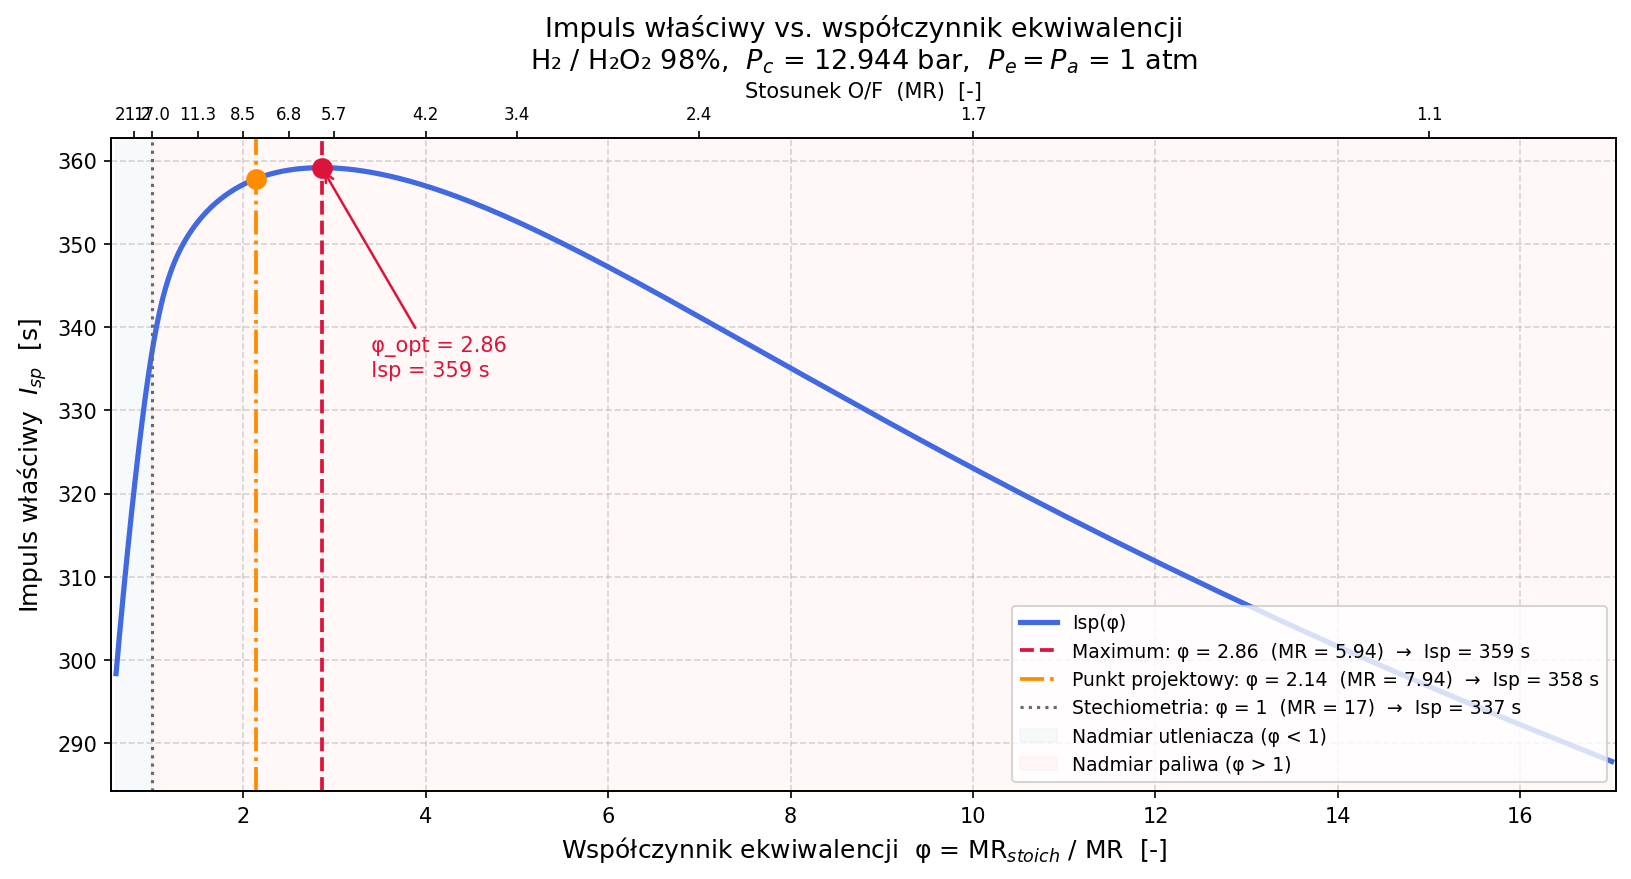

The script that saved this image:
"""
Impuls właściwy Isp jako funkcja współczynnika ekwiwalencji φ
=====================================================================
Paliwo:    H2 (ciekły)
Utleniacz: H2O2 98% (blend 98% H2O2 + 2% H2O wagowo)

Założenia:
  - Stałe ciśnienie komory Pc = Pc_design (z obliczeń projektowych)
  - Przepływ isentropowy 1D, gaz doskonały, γ = const (z CEA)
  - Pe = Pa = 101325 Pa (dysza dopasowana do atmosfery)
  - Isp = ve / g0,  ve wyznaczone ze wzoru isentropowego

Stosunek stechiometryczny (czysty H2O2):
  H2 + H2O2 → 2 H2O
  MR_stoich = M(H2O2)/M(H2) = 34/2 = 17.0

Współczynnik ekwiwalencji:
  φ = MR_stoich / MR_actual
  φ > 1 → nadmiar paliwa (fuel-rich)
  φ < 1 → nadmiar utleniacza (fuel-lean)
  φ = 1 → stoichiometria
"""

import numpy as np
import matplotlib.pyplot as plt
from rocketcea.cea_obj import CEA_Obj
from rocketcea.blends import newOxBlend

# ─── STAŁE ────────────────────────────────────────────────────────────────────
R_UNIV     = 8314.46       # J/(kmol·K)
G0         = 9.80665       # m/s²
PSI_PER_PA = 1 / 6894.76   # Pa → psi
PA         = 101325.0      # Pa

# Ciśnienie komory stałe = wartość projektowa (MR = 7.94, F = 701.8 N, ṁ = 0.2 kg/s)
PC_BAR_DESIGN = 12.944     # bar

# Stechiometria: H2 + H2O2 → 2H2O, MR_stoich = 34/2 = 17.0 (dla czystego H2O2)
MR_STOICH = 17.0

# Punkt projektowy
MR_DESIGN = 7.94
PHI_DESIGN = MR_STOICH / MR_DESIGN   # ≈ 2.14

# ─── INICJALIZACJA ROCKETCEA ──────────────────────────────────────────────────
ox_blend = newOxBlend(oxL=['H2O2', 'H2O'], oxPcentL=[98, 2])
cea = CEA_Obj(fuelName='H2', oxName=ox_blend)

# ─── SWEEP MR ────────────────────────────────────────────────────────────────
# MR od 1 do 30; φ = MR_STOICH/MR → od 17 (rich) do 0.57 (lean)
MR_values = np.linspace(1.0, 28.0, 400)

Isp_list = []
phi_list = []
ve_list  = []

Pc_psia = PC_BAR_DESIGN * 1e5 * PSI_PER_PA
Pc_Pa   = PC_BAR_DESIGN * 1e5

for MR in MR_values:
    try:
        Tc         = cea.get_Tcomb(Pc=Pc_psia, MR=MR)
        Mw, gamma  = cea.get_Chamber_MolWt_gamma(Pc=Pc_psia, MR=MR)
        R_sp       = R_UNIV / Mw
        Pe_Pc      = PA / Pc_Pa

        if Pe_Pc >= 1.0:
            raise ValueError("Pe >= Pc – niemożliwa ekspansja")

        ve = np.sqrt(
            2 * gamma / (gamma - 1)
            * R_sp * Tc
            * (1 - Pe_Pc ** ((gamma - 1) / gamma))
        )
        Isp = ve / G0

        Isp_list.append(Isp)
        ve_list.append(ve)
        phi_list.append(MR_STOICH / MR)

    except Exception:
        Isp_list.append(np.nan)
        ve_list.append(np.nan)
        phi_list.append(MR_STOICH / MR)

phi_arr = np.array(phi_list)
Isp_arr = np.array(Isp_list)

# Punkt maksimum
idx_max  = np.nanargmax(Isp_arr)
phi_max  = phi_arr[idx_max]
Isp_max  = Isp_arr[idx_max]
MR_max   = MR_STOICH / phi_max

print(f"  Maksimum Isp:")
print(f"    φ_opt   = {phi_max:.3f}")
print(f"    MR_opt  = {MR_max:.3f}")
print(f"    Isp_max = {Isp_max:.2f} s")
print(f"\n  Punkt projektowy (MR = {MR_DESIGN}):")
print(f"    φ       = {PHI_DESIGN:.3f}")
idx_design = np.argmin(np.abs(phi_arr - PHI_DESIGN))
print(f"    Isp     = {Isp_arr[idx_design]:.2f} s")
print(f"\n  Stechiometria (φ = 1, MR = {MR_STOICH:.1f}):")
idx_stoich = np.argmin(np.abs(phi_arr - 1.0))
print(f"    Isp     = {Isp_arr[idx_stoich]:.2f} s")

# ─── WYKRES ───────────────────────────────────────────────────────────────────
fig, ax = plt.subplots(figsize=(11, 6))

ax.plot(phi_arr, Isp_arr, color='royalblue', linewidth=2.5, label='Isp(φ)')

# Pionowe linie pomocnicze
ax.axvline(phi_max, color='crimson', linestyle='--', linewidth=1.8,
           label=f'Maximum: φ = {phi_max:.2f}  (MR = {MR_max:.2f})  →  Isp = {Isp_max:.0f} s')

ax.axvline(PHI_DESIGN, color='darkorange', linestyle='-.', linewidth=1.8,
           label=f'Punkt projektowy: φ = {PHI_DESIGN:.2f}  (MR = {MR_DESIGN})  →  Isp = {Isp_arr[idx_design]:.0f} s')

ax.axvline(1.0, color='dimgray', linestyle=':', linewidth=1.5,
           label=f'Stechiometria: φ = 1  (MR = {MR_STOICH:.0f})  →  Isp = {Isp_arr[idx_stoich]:.0f} s')

# Oznaczenie maksimum
ax.scatter([phi_max], [Isp_max], color='crimson', zorder=5, s=80)
ax.annotate(f'  φ_opt = {phi_max:.2f}\n  Isp = {Isp_max:.0f} s',
            xy=(phi_max, Isp_max), xytext=(phi_max + 0.4, Isp_max - 25),
            fontsize=10, color='crimson',
            arrowprops=dict(arrowstyle='->', color='crimson', lw=1.2))

# Oznaczenie punktu projektowego
ax.scatter([PHI_DESIGN], [Isp_arr[idx_design]], color='darkorange', zorder=5, s=80)

# Regiony paliwobogaty / stechiometria / utleniaczbogaty
ax.axvspan(phi_arr.min(), 1.0,  alpha=0.04, color='steelblue',  label='Nadmiar utleniacza (φ < 1)')
ax.axvspan(1.0, phi_arr.max(), alpha=0.04, color='tomato', label='Nadmiar paliwa (φ > 1)')

# Formatowanie
ax.set_xlabel('Współczynnik ekwiwalencji  φ = MR$_{stoich}$ / MR  [-]', fontsize=12)
ax.set_ylabel('Impuls właściwy  $I_{sp}$  [s]', fontsize=12)
ax.set_title('Impuls właściwy vs. współczynnik ekwiwalencji\n'
             'H₂ / H₂O₂ 98%,  $P_c$ = 12.944 bar,  $P_e = P_a$ = 1 atm',
             fontsize=13)
ax.legend(fontsize=9, loc='lower right')
ax.grid(True, linestyle='--', alpha=0.5)
ax.set_xlim(phi_arr.min() - 0.05, phi_arr.max() + 0.05)

# Dodatkowa oś górna: MR
ax2 = ax.twiny()
ax2.set_xlim(ax.get_xlim())
# Etykiety MR w wybranych punktach φ
phi_ticks = [0.6, 0.8, 1.0, 1.5, 2.0, 2.5, 3.0, 4.0, 5.0, 7.0, 10.0, 15.0]
phi_ticks = [p for p in phi_ticks if phi_arr.min() <= p <= phi_arr.max()]
ax2.set_xticks(phi_ticks)
ax2.set_xticklabels([f'{MR_STOICH/p:.1f}' for p in phi_ticks], fontsize=8)
ax2.set_xlabel('Stosunek O/F  (MR)  [-]', fontsize=10)

plt.tight_layout()
plt.savefig('/share/Do_clauda_taty/Isp_vs_phi.png', dpi=150, bbox_inches='tight')
print("\n  Wykres zapisany: Isp_vs_phi.png")
plt.show()
